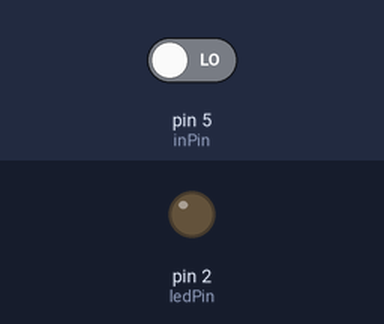
A sketch run on a simulated Arduino Uno, built with avr-gcc and run on an emulated ATmega328P. On the bench: output pins drawn as LEDs (lit = HIGH). The test bench sets the inputs (shaded band); at power-on: pin 5 (inPin) LOW.

Above: at 1.2 s.
1.3 s: pin 5 (inPin) driven HIGH
At 2.7 s:
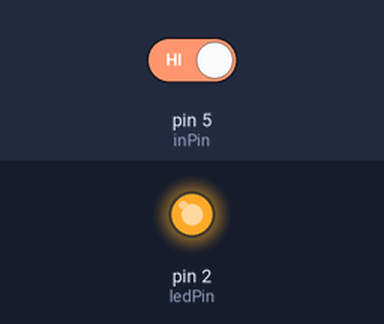
Timing chart, 0 to 4.3 s (numbered marks = the images above; inputs shaded):
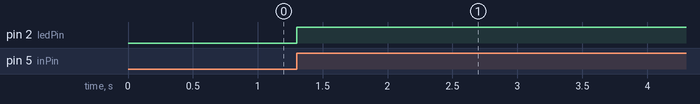

The sketch:

LAT4.ino
```cpp
#define ledPin    2 // LED  Merah
#define inPin     5 // PushButton

int onop = 1;
bool baca = LOW;

void setup() {

  pinMode(ledPin, OUTPUT);
  pinMode(inPin, INPUT);
  digitalWrite(ledPin, LOW);
}

void loop() {
  while (onop == 1) {
    baca = digitalRead(inPin);
    if (baca == HIGH)  {
      digitalWrite(ledPin, HIGH);
      while (baca == HIGH) {
        digitalWrite(ledPin, HIGH);
        baca = digitalRead(inPin);
      }
      onop = 2;
    }
  }


  while (onop == 2) {
    baca = digitalRead(inPin);
    if (baca == HIGH)  {
      digitalWrite(ledPin, LOW);
      while (baca == HIGH) {
        digitalWrite(ledPin, LOW);
        baca = digitalRead(inPin);
      }
      onop = 1;
    }
  }
}
```

Measured:
- after the input at 1.3 s, pin 2 (ledPin): LOW → HIGH at once
